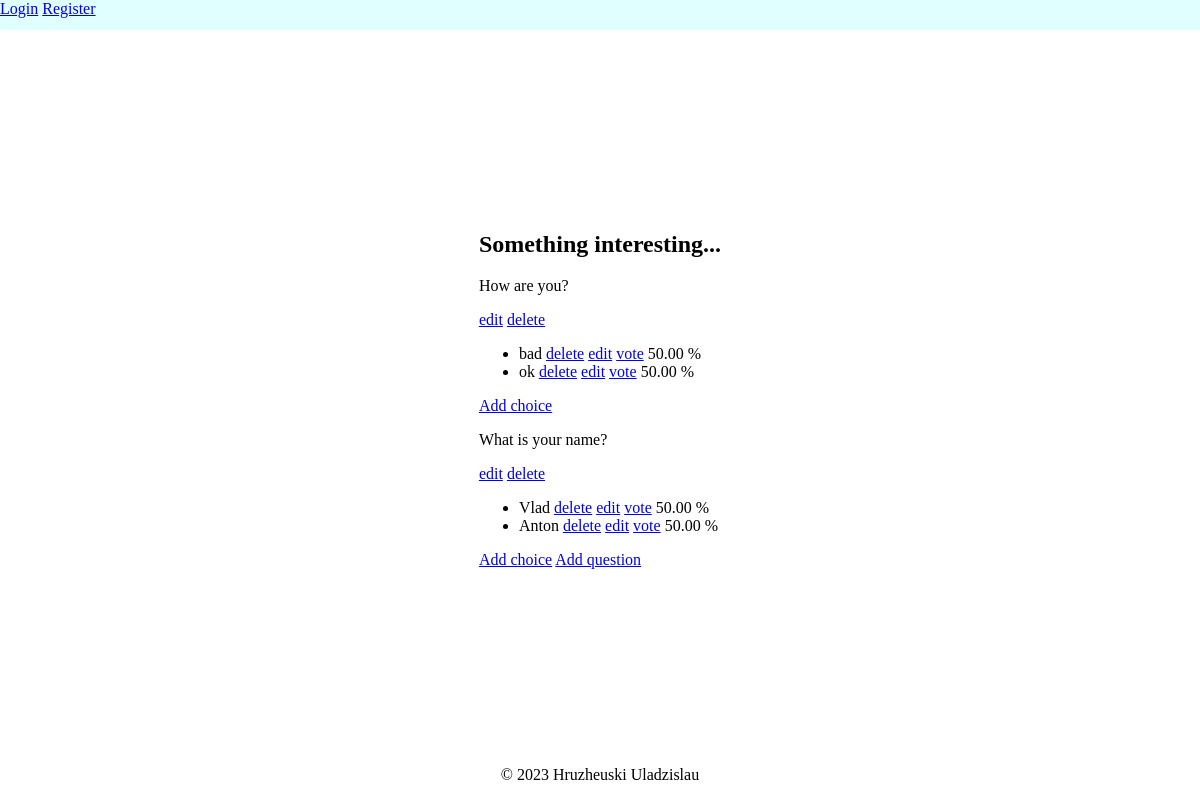
/poll/1/, run on the app's committed database.
### polls/models.py (models this page shows, shortened)
class Poll(models.Model):
    poll_text = models.CharField(max_length=200)
    creator = models.ForeignKey(User, on_delete=models.CASCADE)
    pub_date = models.DateTimeField(auto_now_add=True)
    def __str__(self):
        return self.poll_text

class Question(models.Model):
    question_text = models.CharField(max_length=200)
    poll = models.ForeignKey(Poll, on_delete=models.CASCADE)
    def __str__(self):
        return self.question_text

class Choice(models.Model):
    choice_text = models.CharField(max_length=100)
    question = models.ForeignKey(Question, on_delete=models.CASCADE)
    @property
    def get_percent(self):
        count_votes = 0
        for choice in self.question.choice_set.all():
            count_votes += len(choice.vote_set.all())
        if count_votes == 0:
            return ''
        return f'{len(self.vote_set.all()) / count_votes * 100:.2f} %'
    def __str__(self):
        return self.choice_text

class Vote(models.Model):
    choice = models.ForeignKey(Choice, on_delete=models.CASCADE)
    voter = models.ForeignKey(User, on_delete=models.CASCADE)

### polls/views.py (the view)
# urls.py: path('poll/<int:poll_id>/', show_poll, name='show_poll'),
def show_poll(request, poll_id):
    poll = get_object_or_404(Poll, id=poll_id)
    questions = poll.question_set.all()
    choices = {}
    for question in questions:
        choices[question] = question.choice_set.all()
    context = {
        'poll': poll,
    }
    return render(request, 'polls/show_poll.html', context)

### polls/templates/polls/show_poll.html
{% extends "polls/base.html" %}
{% load crispy_forms_filters %}
{% block content %}
<div class="container">
    <div class="content-section">
        <h2> {{ poll }}</h2>
       {% for question in poll.question_set.all %}
           <p>{{ question }}</p>
            <a href="{% url 'edit_question' question.id %}">edit</a>
            <a href="{% url 'delete_question' question.id%}">delete</a>
            <ul>
                {% for choice in question.choice_set.all %}
                    <li>
                        {{ choice }}
                        <a href="{% url 'delete_choice' choice.id%}">delete</a>
                        <a href="{% url 'edit_choice' choice.id%}">edit</a>
                        <a href="{% url 'vote' choice.id%}">vote</a>
                        {{ choice.get_percent }}
                    </li>
                {% endfor %}
            </ul>
            <a href="{% url 'create_choice' question.id %}">Add choice</a>
        {% endfor %}
        <a href="{% url 'create_question' poll.id %}">Add question</a>
    </div>
</div>
{% endblock content %}

### polls/static/polls/css/style.css (style rules this page uses)
html, body { height: 100%; width: 100%; }
body { min-height: 100vh; margin:0; display:flex; flex-direction:column; }
.container { height: 90%; display: flex; align-items: center; justify-content: center; }

### data on the page
Poll: poll_text "Something interesting..."
Question: question_text "How are you?"
Choice: choice_text "bad", get_percent "50.00 %"
Choice: choice_text "ok", get_percent "50.00 %"
Question: question_text "What is your name?"
Choice: choice_text "Vlad", get_percent "50.00 %"
Choice: choice_text "Anton", get_percent "50.00 %"
